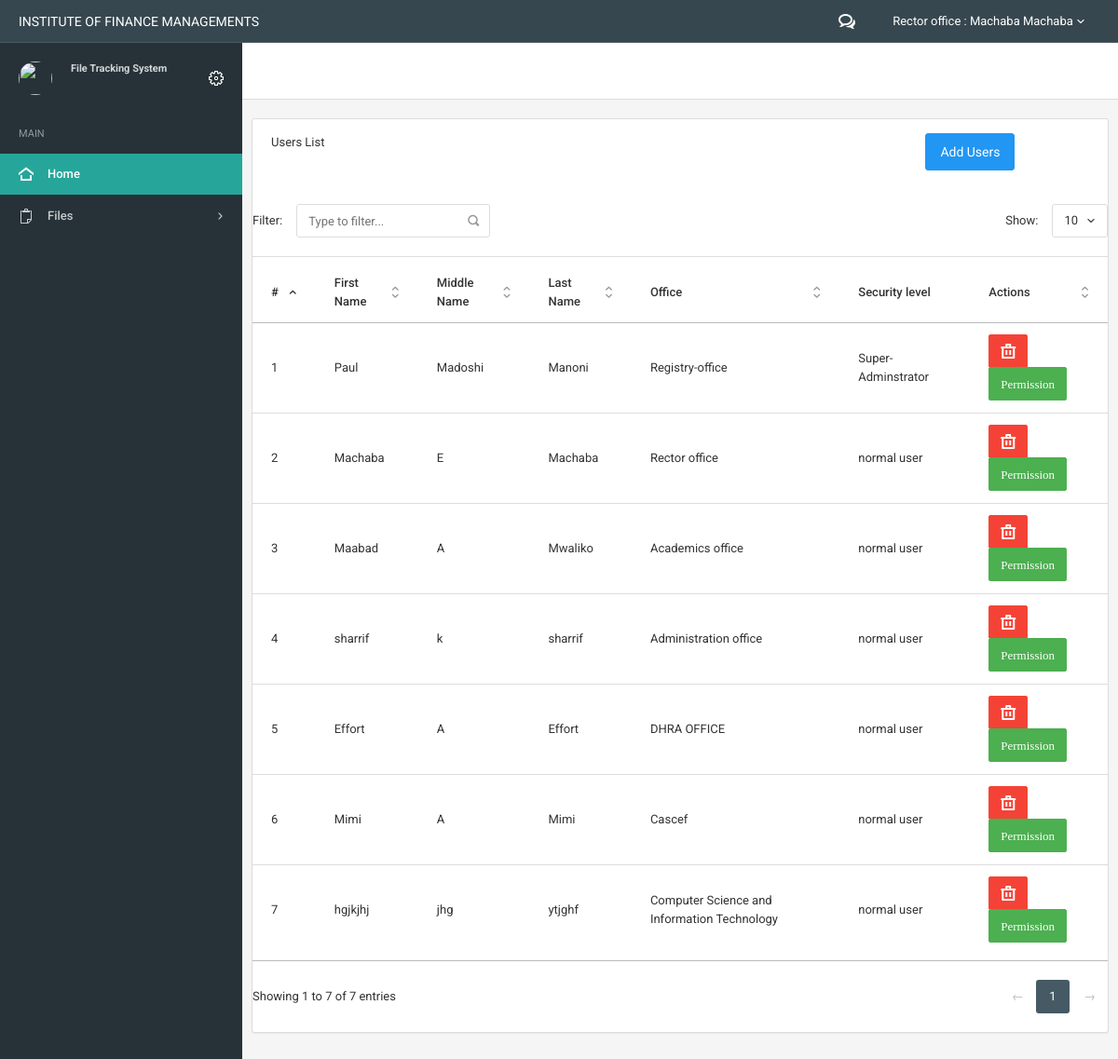
Page /Users.php (signed in) on the committed database.
### tables this page shows
CREATE TABLE `sections_levels_list` (
  `sections_levels_list_id` int(11) NOT NULL,
  `name` varchar(100) NOT NULL,
  `level` int(11) NOT NULL,
  `section_levels_id` int(11) NOT NULL
);

CREATE TABLE `staffs` (
  `id` int(11) NOT NULL,
  `staff_id` varchar(100) NOT NULL,
  `fname` varchar(300) NOT NULL,
  `middle` varchar(300) NOT NULL,
  `lname` varchar(300) NOT NULL,
  `email` varchar(300) NOT NULL,
  `inside_section_list_id` int(11) NOT NULL,
  `phone` int(11) NOT NULL,
  `username` varchar(300) NOT NULL,
  `password` varchar(300) NOT NULL,
  `security_level_id` int(11) NOT NULL
);

CREATE TABLE `security_level` (
  `id` int(11) NOT NULL,
  `levels` varchar(100) NOT NULL
);

### Core/init.php (called while the page is built, shortened)
<?php
spl_autoload_register(function ($classes){
    $path = '../classes/'.$classes.'.class.php';
});
require_once '../classes/Connection.php';

### public/login_include.php (called while the page is built, shortened)
<?php
$session = new Session();
 ?>

### classes/session.class.php (called while the page is built, shortened)
<?php
class Session{
                                ?>
<?php
		private function checklogin(){
			if (isset($_SESSION['staff_email'])) {
				$this->staff_email = $_SESSION['staff_email'];
			} else {
				unset($this->staff_email);
				$this->logged = false;
			}
		}
}

### classes/Connection.php (called while the page is built, shortened)
<?php
class Connection{
    public $connect;
    public function open_connection() {
        $this->connect = mysqli_connect(DB_SERVER, DB_USER, DB_PASSWORD, DB_NAME);
    }
    public function select_query($sql){
        $r = $this->connect->query($sql);
        $m = array();
        while($row =$r->fetch_assoc()){
            $m[] = $row;
        }
        return $m;
    }
    public function query($sql){
        $r = mysqli_query($this->connect,$sql);
        $row = mysqli_fetch_assoc($r);
        return $row;
    }
}

### classes/staff.class.php (called while the page is built, shortened)
<?php
class Staff{
    public function select_staff(){
        $select = new Connection();
        $row = $select->select_query("select * from staffs");
        return $row;
    }
    public static function full_name($fname, $lname) {
        if ($fname <> '' && $lname <> '') {
            return $fname ." ". $lname;
        } else {
            return 'System user';
        }
    }
    public function staff_one($email){
        $select = new Connection();
        $row = $select->query("select * from staffs where email = '$email'");
        return $row;
    }
}

### classes/Section_levels_list.class.php (called while the page is built, shortened)
<?php
class Section_levels_list{
    public function select_section_level_list_id($pageid){
        $select = new Connection();
        $row = $select->query("select * from sections_levels_list where sections_levels_list_id = $pageid");
        return $row;
    }
}

### classes/security.class.php (called while the page is built, shortened)
<?php
class security{
    public function select_sec_id($secid){
        $select = new Connection();
        $row = $select->select_query("select * from security_level where id = $secid");
        return $row;
    }
}

### public/Users.php (the view, shortened to what this page needs)
<!DOCTYPE html>
<?php
require_once '../Core/init.php';
include 'login_include.php';
?>
<html lang="en">
<head>
        <link href="../js/dataTables/dataTables.bootstrap.css" rel="stylesheet" />
        <?php    include D_TEMPLATE.'/header.php';?>
</head>
<body>
	<?php include D_TEMPLATE.'/navigation.php'?>
	<div class="page-container">
		<div class="page-content">
			<?php include D_TEMPLATE.'/sidebar.php'?>
<?php
$staff = new Staff();
$sec = new security();
include 'modals/modal_add_user.php';?>
			<div class="content-wrapper">
                            <?php include D_TEMPLATE.'/sub_header.php'?>
                            <section id="container" class="">
      <section id="main-content">
          <section class="wrapper">
              <div class="col-lg-12">
                      <section class="panel">
                          <header class="panel-heading" style="display:flex;">
													<div style="width:80%">
														Users List
													</div>
													<div style="width:20%">
													<button class="btn btn-primary btn-lg" data-toggle="modal" data-target="#myuser">
																			Add Users
																		</button>
													</div>
                          </header>
                          <div class="table-responsive" >
                            <table class="table datatable-basic">
                              <thead>
                                <tr>
                                  <th>#</th>
                                  <th>First Name</th>
                                  <th>Middle Name</th>
                                  <th>Last Name</th>
                                  <th>Office</th>
                                  <th>Security level</th>
                                  <th>Actions</th>
                                </tr>
                              </thead>
                              <tbody id="changes">
                                  <?php
                                  foreach($staff->select_staff() as $staff1){
                                  $depid = $staff1['inside_section_list_id'];
                                  $secid = $staff1['security_level_id'];
                                  ?>
                                  <tr>
                                  <td><?php echo $staff1['id']; ?></td>
                                  <td><?php echo $staff1['fname']; ?></td>
                                  <td><?php echo $staff1['middle']; ?></td>
                                  <td><?php echo $staff1['lname']; ?></td>
                                <td>  <?php
                                  $dep = new Section_levels_list();
                                    $dep1 = $dep->select_section_level_list_id($depid);
                               				echo $dep1['name'];
                                            ?></td>
                                  <?php
                                        foreach ($sec->select_sec_id($secid) as $sec1){?>
                              <td> <?php echo $sec1['levels']; ?></td>
                                       <?php }
                                            ?>
                                 <td>
                                     <a href="#" role="button" class="btn btn-danger"><i class="icon-trash icon-large"></i></a>
                                     <button class="btn btn-success icon-large edit-user-info-link" data-toggle="modal" data-target="<?php echo '#mypermission'.$staff1['id'];?>">
                                         Permission
                                     </button>
                                 </td>
                                </tr>
                            <?php
                                  }
                               ?>
                              </tbody>
                            </table>
                          </div>
                      </section>
                  </div>
          </section>
      </section>
  </section>
					</div>
				</div>
			</div>
</body>
</html>

### public/template/header.php (shortened to what this page needs)
<link href="assets/css/icons/icomoon/styles.css" rel="stylesheet" type="text/css">
<link href="assets/css/bootstrap.css" rel="stylesheet" type="text/css">
<link href="assets/css/core.css" rel="stylesheet" type="text/css">
<link href="assets/css/components.css" rel="stylesheet" type="text/css">
<link href="assets/css/colors.css" rel="stylesheet" type="text/css">
<link href="assets/css/animate.css" rel="stylesheet" type="text/css">
	<link href="assets/css/style.css" rel="stylesheet" type="text/css">
       <link href="assets/js/dataTables/dataTables.bootstrap.css" rel="stylesheet" />

### public/template/navigation.php (shortened to what this page needs)
<div class="navbar navbar-inverse">
		<div class="navbar-header">
			<a class="navbar-brand" href="index.php">INSTITUTE OF FINANCE MANAGEMENTS</a>
		</div>
		<div class="navbar-collapse collapse" id="navbar-mobile">
			<ul class="nav navbar-nav navbar-right">
				<li class="dropdown" id="notification">
					<a href="#" class="dropdown-toggle" data-toggle="dropdown">
						<i class="icon-bubbles4"></i>
						<span class="badge bg-warning-400" id="testing"><?php
						$staff = new Staff();
						$receiver = $staff->staff_one($session->staff_email);
						?></span>
					</a>
				</li>
				<li class="dropdown dropdown-user">
					<a class="dropdown-toggle" data-toggle="dropdown">
						<span>
							<?php
							$staff = new Staff();
							$row = $staff->staff_one($session->staff_email);
							$fname = $row['fname'];
							$lname = $row['lname'];
							$office_id = $row['inside_section_list_id'];
							$section_level_list = new Section_levels_list();
							$office = $section_level_list->select_section_level_list_id($office_id);
							$row1 = Staff::full_name($fname,$lname);
							echo $office['name'].' : '.$row1;
							?>
							</span>
						<i class="caret"></i>
					</a>
				</li>
			</ul>
		</div>
	</div>

### public/template/sidebar.php (shortened to what this page needs)
<div class="sidebar sidebar-main">
				<div class="sidebar-content">
					<div class="sidebar-user">
						<div class="category-content">
							<div class="media">
								<a href="#" class="media-left"><img src="assets/images/file.png" class="img-circle img-sm" alt=""></a>
								<div class="media-body">
									<div class="text-size-mini text-muted">
										<span class="media-heading text-bold">File Tracking System</span>
									</div>
								</div>
								<div class="media-right media-middle">
									<ul class="icons-list">
										<li>
											<a href="#"><i class="icon-cog3"></i></a>
										</li>
									</ul>
								</div>
							</div>
						</div>
					</div>
					<div class="sidebar-category sidebar-category-visible">
						<div class="category-content no-padding">
							<ul class="navigation navigation-main navigation-accordion">
								<li class="navigation-header"><span>Main</span> <i class="icon-menu" title="Main pages"></i></li>
								<li class="active"><a href="index.php"><i class="icon-home4"></i> <span>Home</span></a></li>
								<li>
									<a href="#"><i class="icon-copy"></i> <span>Files</span></a>
								</li>
							</ul>
						</div>
					</div>
				</div>
			</div>

### public/template/sub_header.php
<div class="page-header">
					<div class="page-header-content">
						<div class="page-title">
						</div>
					</div>
				</div>

### rows in the picture
sections_levels_list: name "Rector office"
staffs: row1 "Machaba Machaba", id "2", fname "Machaba", middle "E", lname "Machaba", sections_levels_list.name "Rector office"
staffs: id "1", fname "Paul", middle "Madoshi", lname "Manoni", sections_levels_list.name "Registry-office"
security_level: levels "Super-Adminstrator"
security_level: levels "normal user"
staffs: id "3", fname "Maabad", middle "A", lname "Mwaliko", sections_levels_list.name "Academics office"
staffs: id "4", fname "sharrif", middle "k", lname "sharrif", sections_levels_list.name "Administration office"
staffs: id "5", fname "Effort", middle "A", lname "Effort", sections_levels_list.name "DHRA OFFICE"
staffs: id "6", fname "Mimi", middle "A", lname "Mimi", sections_levels_list.name "Cascef"
staffs: id "7", fname "hgjkjhj", middle "jhg", lname "ytjghf", sections_levels_list.name "Computer Science and Information Technology"
